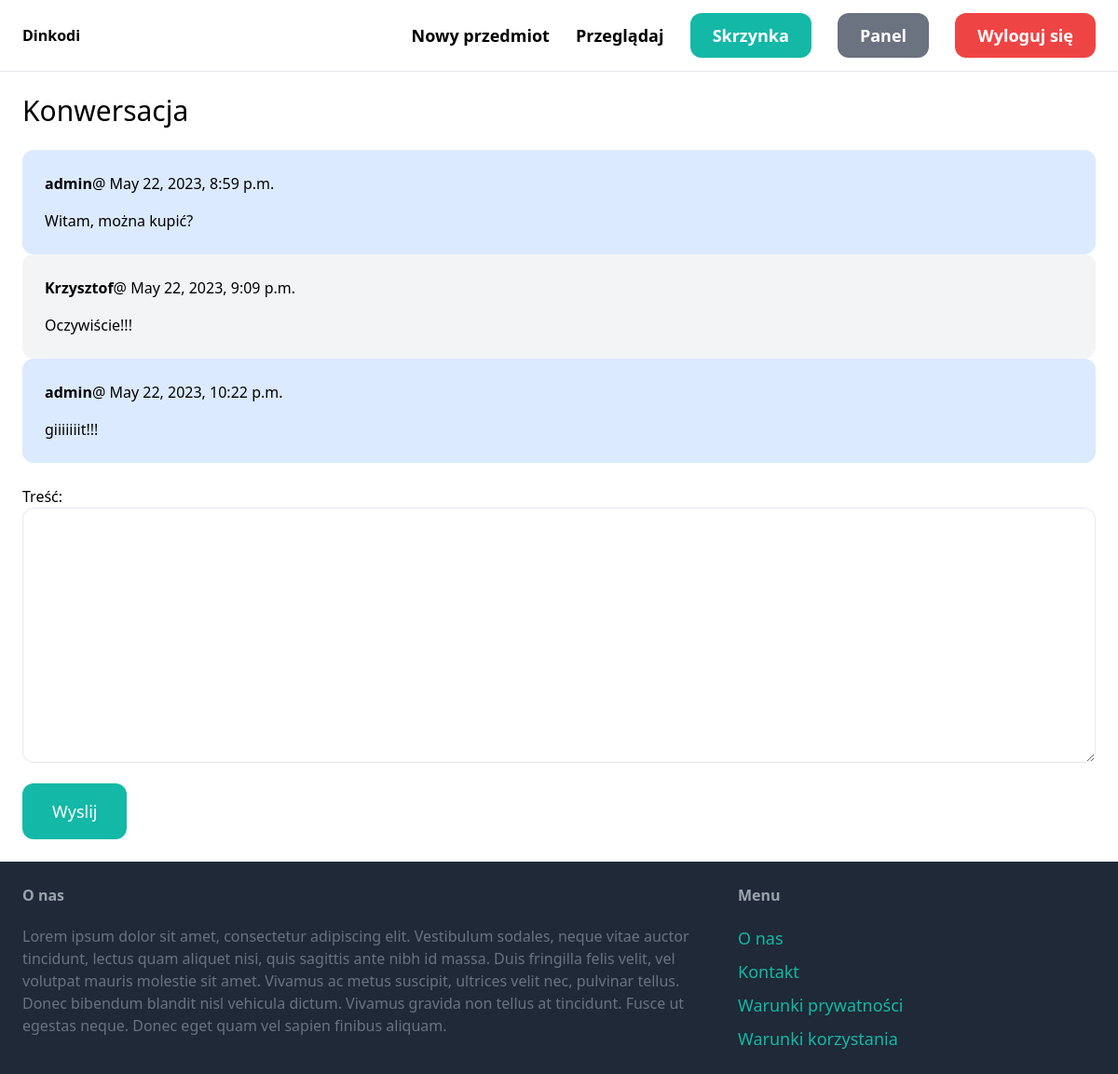
/conversation/4/ (signed in), run on the app's committed database.
### conversation/models.py (models this page shows)
class ConversationMessage(models.Model):
    conversation = models.ForeignKey(Conversation,related_name='messages',on_delete=models.CASCADE)
    content = models.TextField()
    created_at = models.DateTimeField(auto_now_add=True)
    created_by = models.ForeignKey(User,related_name='created_messages',on_delete=models.CASCADE)

### conversation/views.py (the view)
# urls.py: path('<int:pk>/',views.detail,name='detail'),
@login_required
def detail(request, pk):
    conversation = Conversation.objects.filter(members__in=[request.user.id]).get(pk=pk)
    if request.method == 'POST':
        form = ConversationMessageForm(request.POST)
        if form.is_valid():
            conversation_message = form.save(commit=False)
            conversation_message.conversation = conversation
            conversation_message.created_by = request.user
            conversation_message.save()
            conversation.save()
            return redirect('conversation:detail', pk=pk)
    else:
        form=ConversationMessageForm()
    return render(request,'conversation/detail.html',{
        'conversation':conversation,
        'form':form
    })

### conversation/forms.py
class ConversationMessageForm(forms.ModelForm):
    class Meta:
        model = ConversationMessage
        fields = ('content',)
        widgets = {
            'content': forms.Textarea(attrs={
                'class': 'w-full py-4 px-6 rounded-xl border',
            })
        }

### conversation/templates/conversation/detail.html (shortened to what this page needs)
{% extends 'core/base.html' %}
{% block content %}
<h1 class="mb-6 text-3xl">Konwersacja</h1>
<div class="space-y6">
    {% for message in conversation.messages.all %}
        <div class="p-6 flex {% if message.created_by == request.user %}bg-blue-100{% else %}bg-gray-100{% endif %} rounded-xl">
            <div>
                <p class="mb-4"><strong>{{message.created_by.username}}</strong>@ {{message.created_at}}</p>
                <p>{{message.content}}</p>
            </div>
        </div>
    {% endfor %}
</div>
<form method="post" action="." class="mt-6">
     <div class="mb-4">
        <label for="{{ form.content.id_for_label }}">Treść:</label>
        {{ form.content }}
    </div>
    <button class="py-4 px-8 text-lg bg-teal-500 hover:bg-teal-700 rounded-xl text-white">Wyslij</button>
</form>
{% endblock %}

### data on the page
ConversationMessage: created_by.username "admin", created_at "May 22, 2023, 8:59 p.m.", content "Witam, można kupić?"
ConversationMessage: created_by.username "Krzysztof", created_at "May 22, 2023, 9:09 p.m.", content "Oczywiście!!!"
ConversationMessage: created_by.username "admin", created_at "May 22, 2023, 10:22 p.m.", content "giiiiiiit!!!"
